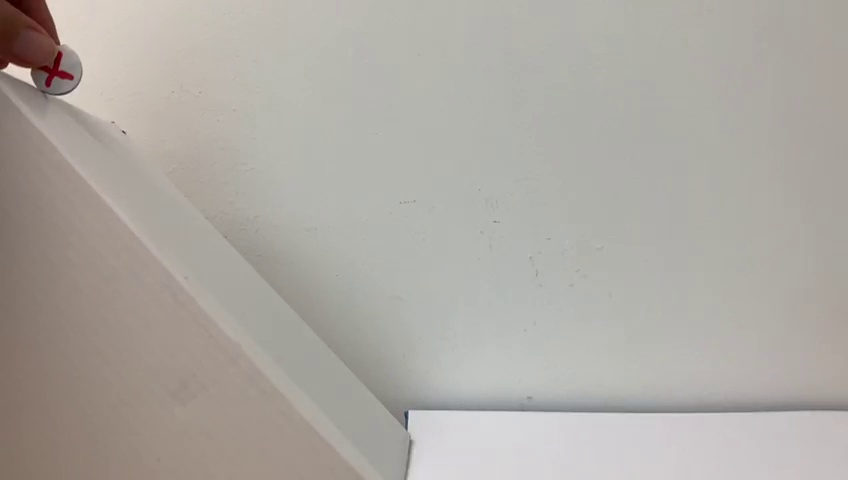
#> input picture GroundTruth/data/frame38.jpg, 848 x 480 px
$ python Video_Data_Example.py
#> lines starting #> are read from the running program, lines starting #| are printed output that depends on the picture
# -*- coding: utf-8 -*-
"""
Created on Wed Sep 30 09:36:07 2020

@author: jyeyings
"""
from mpl_toolkits.mplot3d import Axes3D
import numpy as np
import imageio
import matplotlib.pyplot as plt

fname = 'data/frame38.jpg'
img = imageio.imread(fname)
#> img is the input picture: shape (480, 848, 3); mean R, G, B 173.4, 169, 162.7
#plt.imshow(img[:,:,0],cmap='bone')

img_r = img[40:,27:,0]
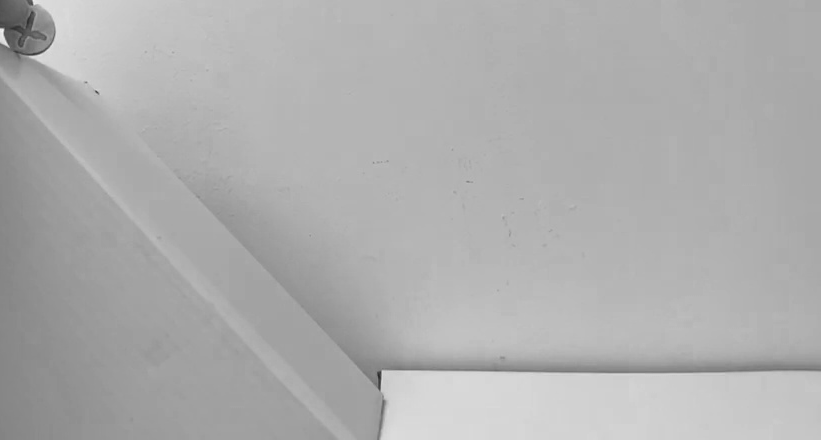
#> img_r: shape (440, 821); min 39, max 243, mean 174.2
img_g = img[40:,27:,1]
img_b = img[40:,27:,2]
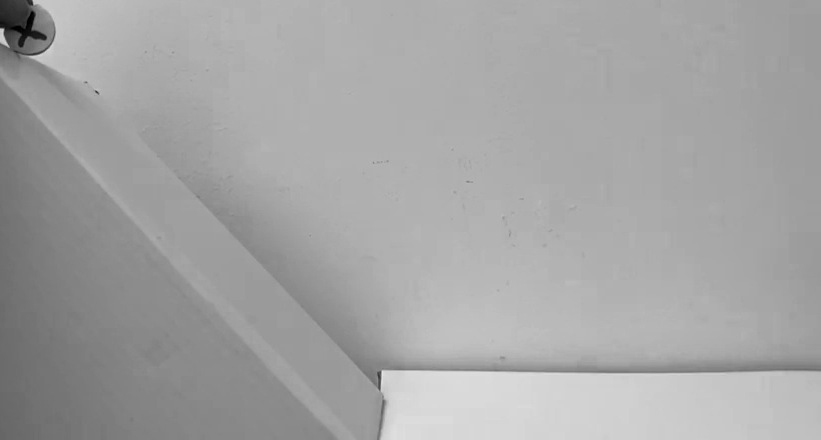
#> img_b: shape (440, 821); min 0, max 229, mean 164.3

img_gray =0.2989*img_r + 0.5870*img_g + 0.1140*img_b
plt.imshow(img_gray, cmap='Greys_r')

np.save('tensor_data.npy', img_gray)
np.load('tensor_data.npy')

print(np.shape(img_gray))
#| (440, 821)

class params:
#    alpha = 0.002011
    x_0=0
    x_end=10
    t_0=0
    t_end=820

    nx=439
    nt=820

    x = np.linspace(x_0, x_end, nx+1)   # mesh points in space
    dx = x[1] - x[0]
    t = np.linspace(t_0, t_end, nt+1)
    dt = t[1] - t[0]
#
#    const=alpha*dt/(dx**2)
#
    lamda = 1

class functional_var:
    parameters = params()

    #u = np.zeros((parameters.nx+1,parameters.nt+1))
    u=img_gray
    print('u is', u)
    print('shape of u is', np.shape(u))
    u_t = np.zeros_like(u)
#    u_x =  np.zeros_like(u)
#    u_xx = np.zeros_like(u)

    u_remove=u[2:,1:]

    syy=np.ones((parameters.nx-1,parameters.nt))
    sx1x1=np.ones_like(syy)
    sxy=np.ones_like(syy)
    sx2x2=np.ones_like(syy)
    sx2y=np.ones_like(syy)
    sx3y=np.ones_like(syy)
    sx3x3=np.ones_like(syy)

def plot_u_values(v):
    fig1=plt.figure(1)
    [T,X] = np.meshgrid(v.parameters.t,v.parameters.x)
    ax1 = plt.axes(projection='3d')
    ax1.plot_surface(X,T,v.u)
    fig2 = plt.figure(2)
    ax2 = plt.plot(v.parameters.x,v.u[:,0])   #2D plot
    fig3 = plt.figure(3)
    ax3 = plt.plot(v.parameters.x,v.u[:,-1])

def ut_value(f):
    f.u_t=(f.u[2:, 1:] - f.u[2:, :-1])/f.parameters.dt
    ut_bar=np.average(f.u_t)
    #print (f.u_t)
    return (f.u_t,ut_bar)
#
def Sut_ut_value(f):
    (u_t, ut_bar)=ut_value(f)
#    print(("Values of ut_bar is"), (ut_bar))
#    print(("Size of ut is"),(np.shape(f.u_t)))
#    print (np.shape(functional_var.syy))

    for j in range (0,f.parameters.nt):
        for i in range (0,f.parameters.nx-1):
            functional_var.syy[i,j]=(f.u_t[i,j]-ut_bar)**2
        sum_syy=np.sum(functional_var.syy[:,:])
#    print(("Values of sum of squares, Su_t u_t is"), (sum_syy))
#    print(("Size of u_t u_t is"), np.shape(functional_var.syy))
#    print(functional_var.syy[:,:])
    return (sum_syy)

def Suu_value(f):
    u_bar=np.average(f.u_remove)
#    print(("Values of u_bar is"), (u_bar))
#    print(("Size of u is"),(np.shape(f.u_remove)))
#    print(f.u_remove)

    functional_var.sx1x1[:,:-1]=(f.u_remove[:,:-1]-u_bar)**2
    sum_sx1x1=np.sum(functional_var.sx1x1[:,:])
#    print(("Values of sum of squares, Suu is"), (sum_sx1x1))
#    print(("Size of uu is"), np.shape(functional_var.sx1x1))
#    print(functional_var.sx1x1[:,:])
    return (sum_sx1x1)

def Su_ut_value(f):
    u_bar=np.average(f.u_remove)
    (u_t, ut_bar)=ut_value(f)

    functional_var.sxy[:,:-1]=(f.u_remove[:,:-1]*f.u_t[:,:-1])-(3*u_bar*ut_bar)
    sum_sxy=np.sum(functional_var.sxy[:,:])
#    print(("Values of sum of squares, Su_ut is"), (sum_sxy))
#    print(("Size of u_ut is"), np.shape(functional_var.sxy))
#    print(functional_var.sxy[:,:])
    return (sum_sxy)

def ux_value(f):
    f.ux=(f.u[2:, :-1] - f.u[:-2, :-1])/f.parameters.dx
    ux_bar=np.average(f.ux)
    return (f.ux,ux_bar)

def Sux_ux_value(f):
    (ux, ux_bar)=ux_value(f)
#    print(("Size of ux is"), np.shape(f.ux))

    functional_var.sx2x2[:,:]=(f.ux[:,:]-(ux_bar)**2)
    sum_sx2x2=np.sum(functional_var.sx2x2[:,:])
#    print(("Values of sum of squares, Sux_ux is"), (sum_sx2x2))
#    print(("Size of ux_ux is"), np.shape(functional_var.sx2x2))
#    print(functional_var.sx2x2[:,:])
    return (sum_sx2x2)

def uxx_value(f):
    f.u_xx=(f.u[2:, :-1] + f.u[:-2,:-1] - 2*f.u[1:-1,:-1])/(f.parameters.dx**2)
    uxx_bar=np.average(f.u_xx)
    return (f.u_xx,uxx_bar)

def Sux_ut_value(f):
    (ux, ux_bar)=ux_value(f)
    (u_t, ut_bar)=ut_value(f)

    functional_var.sx2y[:,:]=(ux[:,:]*f.u_t[:,:])-(3*ux_bar*ut_bar)
    sum_sx2y=np.sum(functional_var.sx2y[:,:])
#    print(("Values of sum of squares, Sux_ut is"), (sum_sx2y))
#    print(("Size of ux_ut is"), np.shape(functional_var.sx2y))
#    print(functional_var.sx2y[:,:])
    return (sum_sx2y)

def Suxx_ut_value(f):
    (u_t, ut_bar)=ut_value(f)
    (u_xx,uxx_bar)=uxx_value(f)

    functional_var.sx3y[:,:]=(f.u_xx[:,:]*f.u_t[:,:])-(3*uxx_bar*ut_bar)
    sum_sx3y=np.sum(functional_var.sx3y[:,:])
#    print(("Values of sum of squares, Suxx_ut is"), (sum_sx3y))
#    print(("Size of uxx_ut is"), np.shape(functional_var.sx3y))
#    print(functional_var.sx3y[:,:])
    return (sum_sx3y)

def Suxx_uxx_value(f):
    (u_xx,uxx_bar)=uxx_value(f)

    functional_var.sx3x3[:,:]=(f.u_xx[:,:]-uxx_bar)**2
    sum_sx3x3=np.sum(functional_var.sx3x3[:,:])
#    print(("Values of sum of squares, Suxx_uxx is"), (sum_sx3x3))
#    print(("Size of uxx_uxx is"), np.shape(functional_var.sx3x3))
#    print(functional_var.sx3x3[:,:])
    return (sum_sx3x3)

def update_u(v):
#    set_bound_cond(v)
#    setup_pde(v)
    pass
# [7 lines of commented-out code are left out]

def coeff_u(v):
    eqn1=Sut_ut_value(v)- v.parameters.lamda*Suu_value(v)
    eqn2=np.sqrt(((eqn1)**2) + (4*v.parameters.lamda*(Su_ut_value(v)**2)))
    eqn3=2*Su_ut_value(v)
    u_coeff=(eqn1+eqn2)/eqn3
#    print (u_coeff)
    return (u_coeff)

def coeff_ux(v):
    eqn4=Sut_ut_value(v)- v.parameters.lamda*Sux_ux_value(v)
    eqn5=np.sqrt(((eqn4)**2) + (4*v.parameters.lamda*(Sux_ut_value(v)**2)))
    eqn6=2*Sux_ut_value(v)
    ux_coeff=(eqn4+eqn5)/eqn6
#    print(ux_coeff)
    return (ux_coeff)

def coeff_uxx(v):
    eqn7=Sut_ut_value(v)- v.parameters.lamda*Suxx_uxx_value(v)
    eqn8=np.sqrt(((eqn7)**2) + (4*v.parameters.lamda*(Suxx_ut_value(v)**2)))
    eqn9=2*Suxx_ut_value(v)
    uxx_coeff=(eqn7+eqn8)/eqn9
#    print (uxx_coeff)
    return (uxx_coeff)

def const_coeff(v):
    (u_coeff, ux_coeff,uxx_coeff)=(coeff_u(v), coeff_ux(v),coeff_uxx(v))
    u_bar=np.average(v.u_remove)
    (u_t, ut_bar)=ut_value(v)
    (ux, ux_bar)=ux_value(v)
    (u_xx,uxx_bar)=uxx_value(v)
    const_coeff = ut_bar - u_coeff *u_bar - ux_coeff * ux_bar - uxx_coeff * uxx_bar
##    const=ut_bar-a1_u*u_bar-a2_ux*ux_bar-a3_uxx*uxx_bar
#    print(const_coeff)
    return (const_coeff)
#
def printing(v):
    print(("Values of sum of squares, Sut_ut is"), (Sut_ut_value(v)))
    print(("Values of sum of squares, Suu is"), (Suu_value(v)))
    print(("Values of sum of squares, Su_ut is"), (Su_ut_value(v)))
    print(("Values of sum of squares, Sux_ux is"), (Sux_ux_value(v)))
    print(("Values of sum of squares, Sux_ut is"), (Sux_ut_value(v)))
    print(("Values of sum of squares, Suxx_ut is"), (Suxx_ut_value(v)))
    print(("Values of sum of squares, Suxx_uxx is"), (Suxx_uxx_value(v)))

    print ('Constant value is', (const_coeff(v)))
    print ('Coefficient of U is', (coeff_u(v)))
    print ('Coefficient of Ux is', (coeff_ux(v)))
    print ('Coefficient of Uxx is', (coeff_uxx(v)))

# main workflow
def main():
#    #v = initialisation()
    v = functional_var()
    #print (v.u)

    ut_value(v)
#    set_bound_cond(v)
#    setup_pde(v)
    plot_u_values(v)
#
    update_u(v)

#    coeff_u(v)
    coeff_ux(v)
    coeff_uxx(v)
    const_coeff(v)
    printing(v)

main()
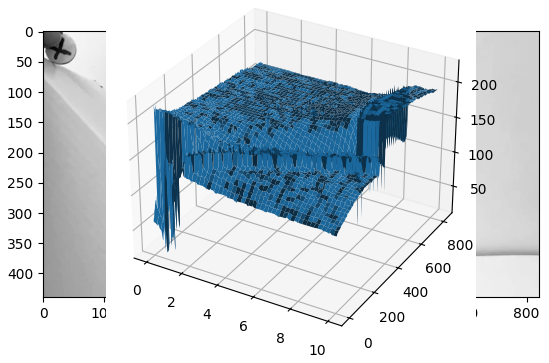
#> figure drawn by matplotlib, 2 panels
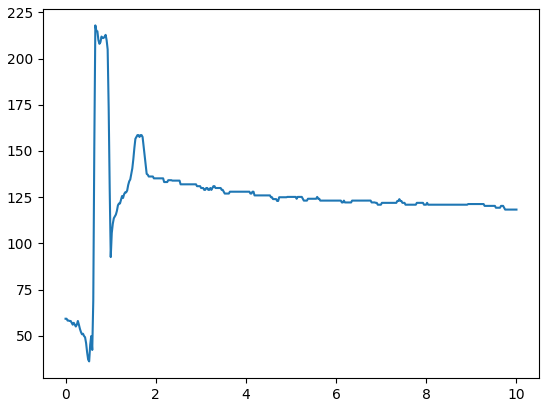
#> figure drawn by matplotlib, 1 panel; curve peaks at x = 0.661, y = 218
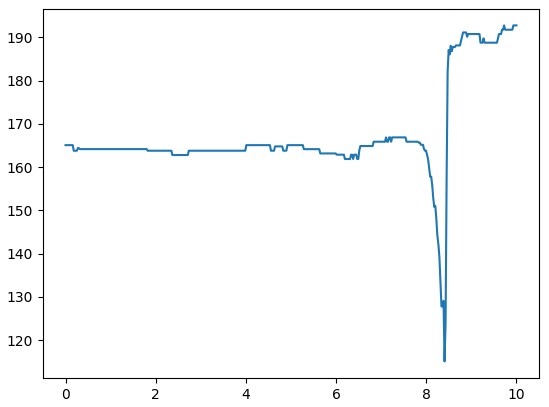
#> figure drawn by matplotlib, 1 panel; curve peaks at x = 9.73, y = 192.8
